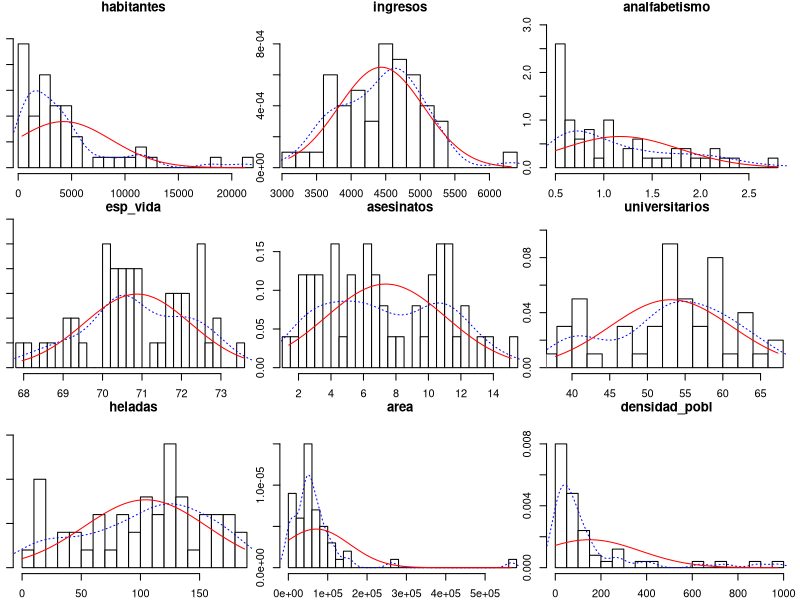
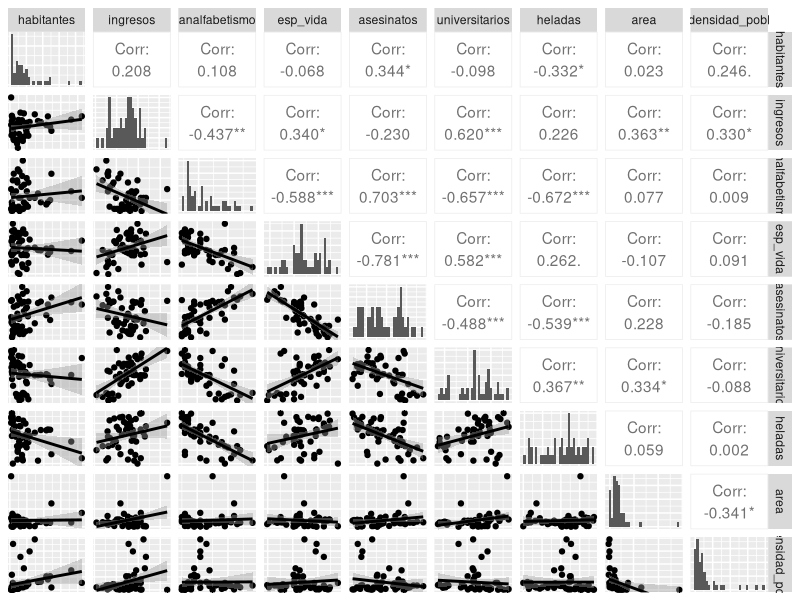
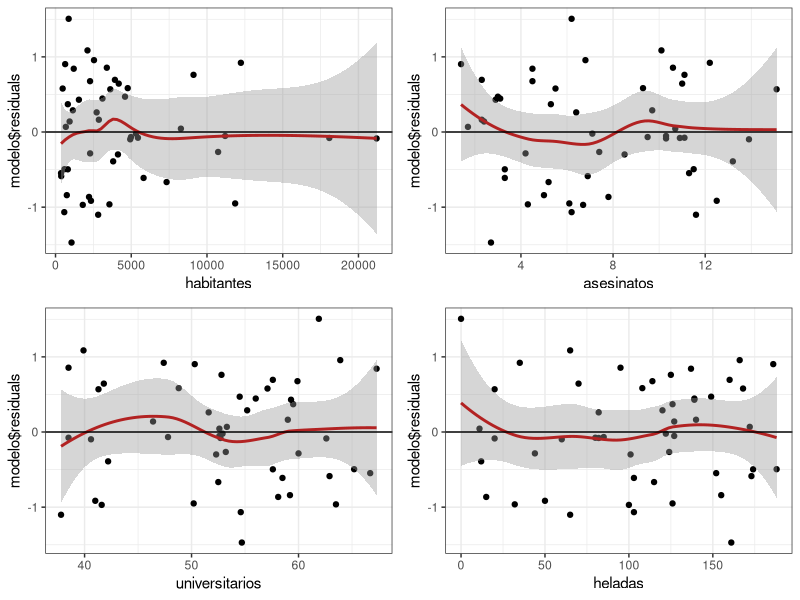
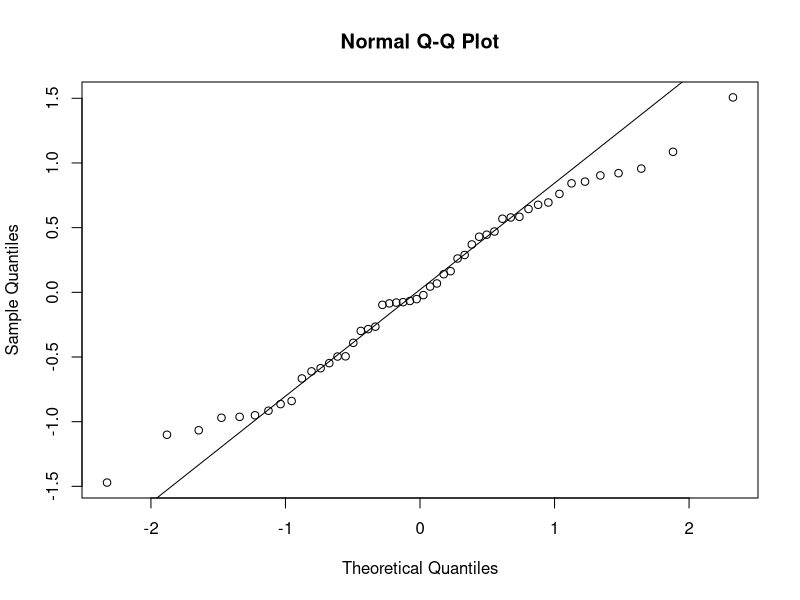
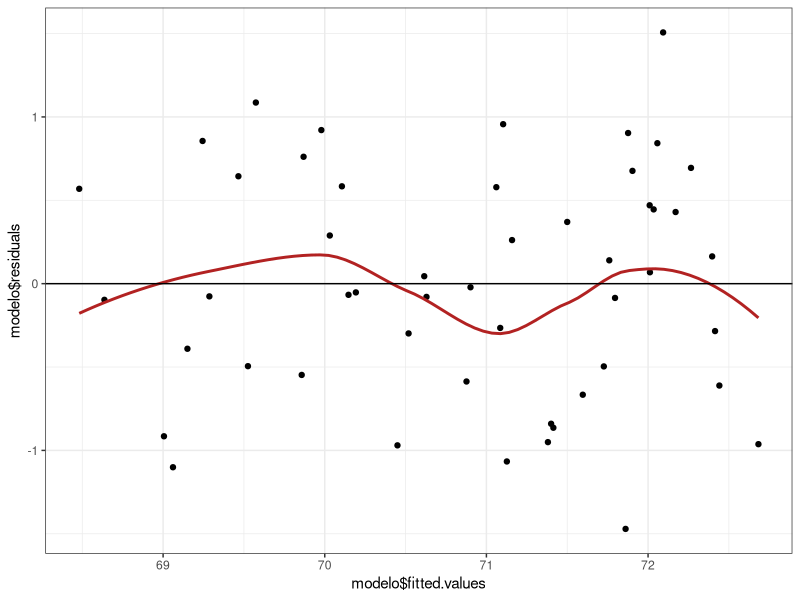
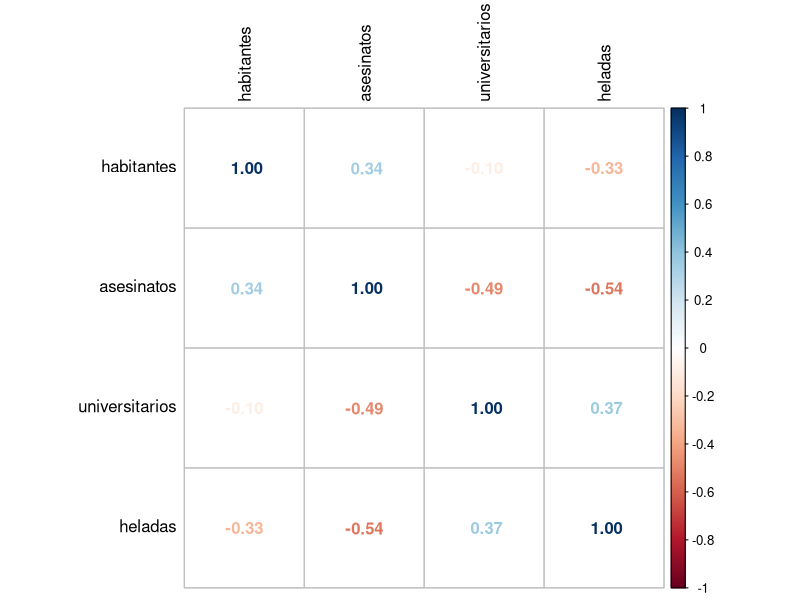
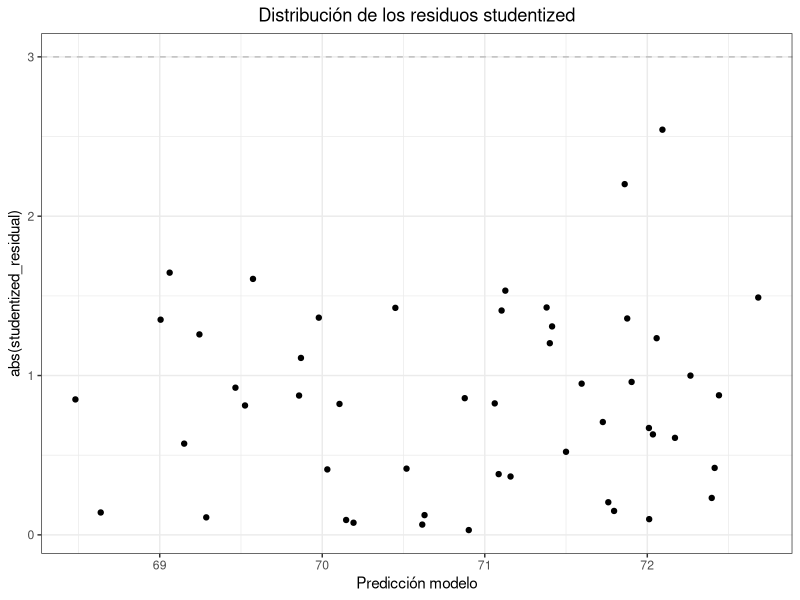
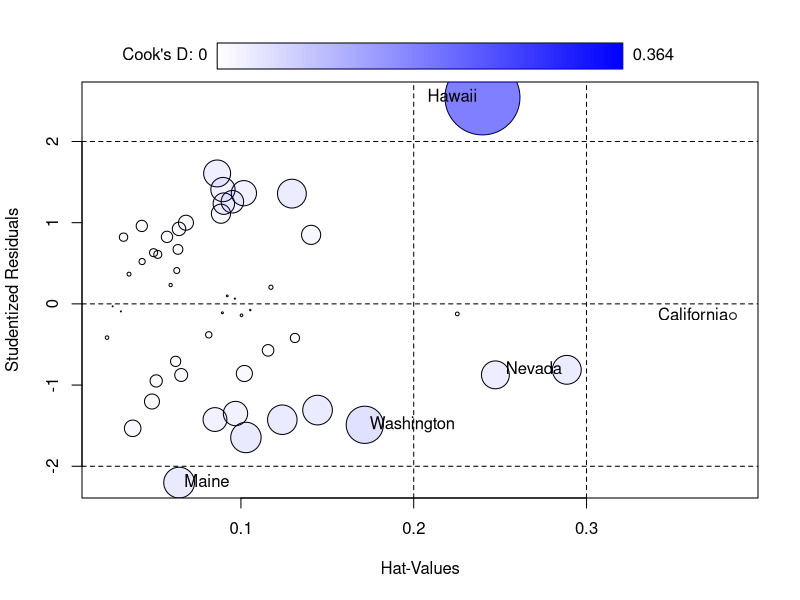

Source code (R) for these figures, in order:
## ---- chunk 1
knitr::opts_chunk$set(echo = TRUE)
## ---- chunk 2
library(dplyr)
library(psych)
library(GGally)
library(knitr)
library(ggplot2)
library(gridExtra)
library(lmtest)
library(corrplot)
library(car)
## ---- chunk 3
datos <- as.data.frame(state.x77)
datos <- rename(habitantes = Population, analfabetismo = Illiteracy,
                ingresos = Income, esp_vida = `Life Exp`, asesinatos = Murder,
                universitarios = `HS Grad`, heladas = Frost, area = Area,
                .data = datos)
datos <- mutate(.data = datos, densidad_pobl = habitantes * 1000 / area)
## ---- chunk 4
as.data.frame(round(cor(x = datos, method = "pearson"), 3))
## ---- chunk 5
multi.hist(x = datos, dcol = c("blue", "red"), dlty = c("dotted", "solid"), global = F)
## ---- chunk 6
ggpairs(datos, lower = list(continuous = "smooth"),
        diag = list(continuous = "barDiag"), axisLabels = "none")
## ---- chunk 7
modelo <- lm(esp_vida ~ habitantes + ingresos + analfabetismo + asesinatos +
             universitarios + heladas + area + densidad_pobl, data = datos )

summary(modelo)
## ---- chunk 8
step(object = modelo, direction = "both", trace = 1)
## ---- chunk 9
modelo <- (lm(formula = esp_vida ~ habitantes + asesinatos + universitarios +
              heladas, data = datos))
summary(modelo)
## ---- chunk 10
confint(lm(formula = esp_vida ~ habitantes + asesinatos + universitarios +
            heladas, data = datos))
## ---- chunk 11
plot1 <- ggplot(data = datos, aes(habitantes, modelo$residuals)) +
    geom_point() + geom_smooth(color = "firebrick") + geom_hline(yintercept = 0) +
    theme_bw()
plot2 <- ggplot(data = datos, aes(asesinatos, modelo$residuals)) +
    geom_point() + geom_smooth(color = "firebrick") + geom_hline(yintercept = 0) +
    theme_bw()
plot3 <- ggplot(data = datos, aes(universitarios, modelo$residuals)) +
    geom_point() + geom_smooth(color = "firebrick") + geom_hline(yintercept = 0) +
    theme_bw()
plot4 <- ggplot(data = datos, aes(heladas, modelo$residuals)) +
    geom_point() + geom_smooth(color = "firebrick") + geom_hline(yintercept = 0) +
    theme_bw()
grid.arrange(plot1, plot2, plot3, plot4)
## ---- chunk 12
qqnorm(modelo$residuals)
qqline(modelo$residuals)
## ---- chunk 13
shapiro.test(modelo$residuals)
## ---- chunk 14
ggplot(data = datos, aes(modelo$fitted.values, modelo$residuals)) +
geom_point() +
geom_smooth(color = "firebrick", se = FALSE) +
geom_hline(yintercept = 0) +
theme_bw()
## ---- chunk 15
bptest(modelo)
## ---- chunk 16
corrplot(cor(dplyr::select(datos, habitantes, asesinatos,universitarios,heladas)),
         method = "number", tl.col = "black")
## ---- chunk 17
vif(modelo)
## ---- chunk 18
dwt(modelo, alternative = "two.sided")
## ---- chunk 19
datos$studentized_residual <- rstudent(modelo)

ggplot(data = datos, aes(x = predict(modelo), y = abs(studentized_residual))) +
  geom_hline(yintercept = 3, color = "grey", linetype = "dashed") +
  
# se identifican en rojo observaciones con residuos estandarizados absolutos > 3
geom_point(aes(color = ifelse(abs(studentized_residual) > 3, 'red', 'black'))) +
  scale_color_identity() +
  labs(title = "Distribución de los residuos studentized",
       x = "Predicción modelo") + 
  theme_bw() + theme(plot.title = element_text(hjust = 0.5))
## ---- chunk 20
which(abs(datos$studentized_residual) > 3)
## ---- chunk 21
summary(influence.measures(modelo))
## ---- chunk 22
influencePlot(modelo)
## ---- chunk 23
datos <- data.frame(peso = c(800, 950, 1050, 350, 750, 600, 1075, 250, 700,
                             650, 975, 350, 950, 425, 725),
                    volumen = c(885, 1016, 1125, 239, 701, 641, 1228, 412, 953,
                                929, 1492, 419, 1010, 595, 1034),
                    tipo_tapas = c("duras", "duras", "duras", "duras", "duras", 
                                   "duras", "duras", "blandas", "blandas",
                                   "blandas", "blandas", "blandas", "blandas",
                                   "blandas", "blandas"))
head(datos, 4)
## ---- chunk 24
datos$tipo_tapas <- as.factor(datos$tipo_tapas)
pairs(x = datos)
## ---- chunk 25
cor.test(datos$peso, datos$volumen, method = "pearson")
## ---- chunk 26
ggplot(data = datos, mapping=aes(x = tipo_tapas, y = peso, color=tipo_tapas)) +
geom_boxplot() +
geom_jitter(width = 0.1) +
theme_bw() + theme(legend.position = "none")
## ---- chunk 27
modelo <- lm(peso ~ volumen + tipo_tapas, data = datos)
summary(modelo)
## ---- chunk 28
confint(modelo)
## ---- chunk 29
library(ggplot2)
ggplot(data = datos, aes(x = volumen, y = modelo$residuals)) +
geom_point() +
geom_smooth(color = "firebrick") +
geom_hline(yintercept = 0) +
theme_bw()
## ---- chunk 30
qqnorm(modelo$residuals)
qqline(modelo$residuals)
## ---- chunk 31
shapiro.test(modelo$residuals)
## ---- chunk 32
dato_at <- which.max(modelo$residuals)
shapiro.test(modelo$residuals[-dato_at])
## ---- chunk 33
ggplot(data = data.frame(predict_values = predict(modelo),
                         residuos = residuals(modelo)),
       aes(x = predict_values, y = residuos)) +
    geom_point() +
    geom_smooth(color = "firebrick", se = FALSE) +
    geom_hline(yintercept = 0) +
    theme_bw()
## ---- chunk 34
bptest(modelo)
## ---- chunk 35
dwt(modelo,alternative = "two.sided")
## ---- chunk 36
outlierTest(modelo)
## ---- chunk 37
summary(influence.measures(modelo))
## ---- chunk 38
influencePlot(modelo)
